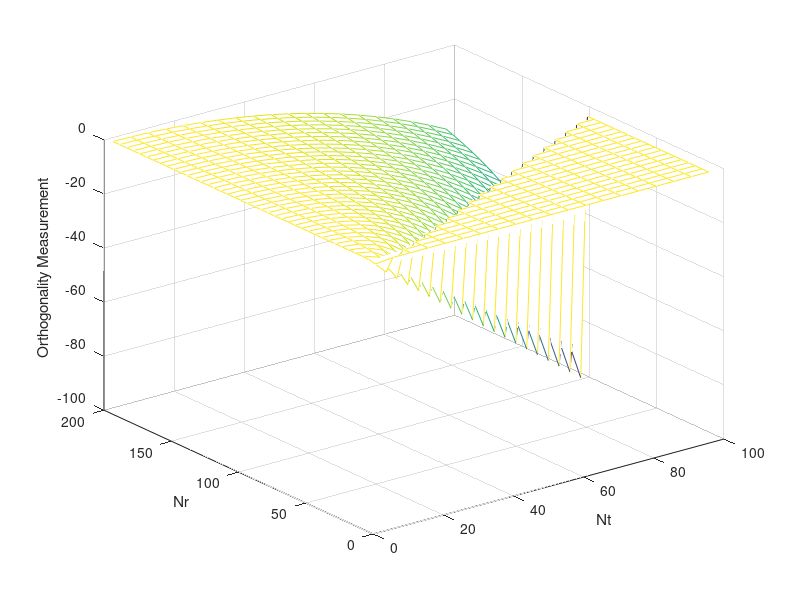

Write the MATLAB code that produced this figure.
%This programme visualize the logarithmic expectation of orthogonality
%measure
%Preston Chen
%Feb/24/2015
E=zeros(40,20);

for Nt=1:5:100
    for Nr=Nt:5:200
        E((Nr-1)/5+1,(Nt-1)/5+1)=Nt*log(2)/log(exp(1))-Nt*psi(Nr);
        for i=1:Nt
        E((Nr-1)/5+1,(Nt-1)/5+1)=E((Nr-1)/5+1,(Nt-1)/5+1)+psi((Nr+1-i)/2);
        end
    end
end
figure (1)
mesh(1:5:100,1:5:200,E),xlabel('Nt'),ylabel('Nr'),zlabel('Orthogonality Measurement');